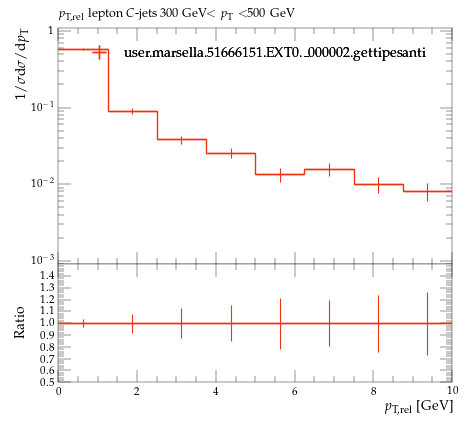

Write Python code to recreate this figure.
#! /usr/bin/env python

# This Python script was auto-generated using YODA v2.0.2.
# Analysis object: /MC_HFDECAYS/avg_C_jet_l_pTrel_300_500
# Timestamp: 24-07-2026 (16:40:05)

import matplotlib as mpl
import matplotlib.pyplot as plt
mpl.use('Agg') # comment out for interactive use
import os
import numpy as np

plotDir = os.path.split(os.path.realpath(__file__))[0]
if 'YODA_USER_PLOT_PATH' in globals():
    plot_outdir = globals()['YODA_USER_PLOT_PATH']
else:
    plot_outdir = plotDir

#plot style
plt.style.use(os.path.join(plotDir, '../default.mplstyle'))
# plot metadata
figW, figH = plt.rcParams['figure.figsize']
ax_xLabel = r'$p_\mathrm{T,rel}$ [GeV]'
ax_yLabel = r'$1/\sigma \mathrm{d}\sigma/\mathrm{d}p_\mathrm{T}$'
ax_title  = r'$p_\mathrm{T,rel}$ lepton $C$-jets 300 GeV$<p_\mathrm{T}<$500 GeV'
ax_xScale = 'linear'
ax_yScale = 'log'
xLims = (0.0, 10.0)
yLims = (0.0009000000000000001, 1.1)

# TeX-friendly labels for the legend
labels = {
    'legend' : ([ r"user.marsella.51666151.EXT0.\_000002.gettipesanti" ], r""),
}

# Adjust canvas width and height
canvasW = 10.0
canvasH = 9.0
figW *= canvasW/10.
figH *= canvasH/9.

# Create figure and axis objects
fig, (ax, ratio0_ax) = plt.subplots(2, 1, sharex=True,
                  figsize=(figW,figH), gridspec_kw={'height_ratios': (6.0, 3.0)})

# Set figure margins
plt.subplots_adjust(
    left   = 1.0 * plt.rcParams['figure.subplot.left'],
    right  = 1.0 * plt.rcParams['figure.subplot.right'],
    top    = 1.0 * plt.rcParams['figure.subplot.top'],
    bottom = 1.0 * plt.rcParams['figure.subplot.bottom'])

ratio0_ax.yaxis.set_major_locator(mpl.ticker.MultipleLocator(0.1))
ratio0_ax.set_ylim(0.5, 1.4999)
ratio0_ax.set_ylabel('Ratio')

# the numerical data is stored in a separate file
dataf = dict()
prefix = os.path.split(__file__)[0]
if prefix:    prefix = prefix + '/'
exec(open(prefix+'avg_C_jet_l_pTrel_300_500__data.py').read(), dataf)


legend_handles = dict() # keep track of handles for the legend

# style options for curves
# starts at zorder>=5 to draw curve on top of legend
styles = {
  'user.marsella.51666151.EXT0._000002.gettipesanti.yoda.gz': {
    'color' : '#EE3311',
    'linestyle' : '-',
    'linewidth' : 1,
    'marker' : 'none',
    'markersize' : 2,
    'capsize' : 0.0,
    'zorder' : 5,
    'histstyle' : 1,
    'drawstyle' : 'steps-pre',
    'xerrorbars' : 1,
    'yerrorbars' : 1,
    'fillcolor' : None,
    'fillopacity' : 1.0,
    'ratio0_linestyle' : '-',
    'ratio0_linewidth' : 1,
    'ratio0_marker' : 'none',
    'ratio0_markersize' : 2,
    'ratio0_capsize' : 0.0,
    'ratio0_zorder' : 5,
    'ratio0_histstyle' : 1,
    'ratio0_drawstyle' : 'steps-pre',
    'ratio0_xerrorbars' : 1,
    'ratio0_yerrorbars' : 1,
  },
}

# curve from input yoda files in main panel
for label, yvals in dataf['yvals'].items():
    if all(np.isnan(v) for v in dataf['yvals'][label]):
        continue
    tmp = None
    if styles[label]['histstyle']: # draw as histogram
        xpos = dataf['xedges'][label] if styles[label]['drawstyle'] else dataf['xpoints'][label]
        ypos = np.insert(yvals, 0, yvals[0]) if styles[label]['drawstyle'] else yvals
        if styles[label]['fillcolor']: # fill area below curve
            ax.fill_between(xpos, ypos, step='pre',
                            color=styles[label]['fillcolor'],
                            alpha=styles[label]['fillopacity'])
        tmp, = ax.plot(xpos, ypos,
                       color=styles[label]['color'],
                       linestyle=styles[label]['linestyle'],
                       linewidth=styles[label]['linewidth'],
                       drawstyle=styles[label]['drawstyle'], solid_joinstyle='miter',
                       zorder=styles[label]['zorder'], label=label)
    tmp = ax.errorbar(dataf['xpoints'][label], yvals,
                      xerr=np.array(dataf['xerrs'][label])*styles[label]['xerrorbars'],
                      yerr=np.array(dataf['yerrs'][label])*styles[label]['yerrorbars'],
                      fmt=styles[label]['marker'], capsize=styles[label]['capsize'],
                      markersize=styles[label]['markersize'],
                      ecolor=styles[label]['color'],
                      color=styles[label]['color'], zorder=styles[label]['zorder'])
    tmp[-1][0].set_linestyle(styles[label]['linestyle'])
    tmp[-1][0].set_linewidth(styles[label]['linewidth'])
    if label in dataf['add_legend_handle']:  legend_handles[label] = tmp
    for varLabel in dataf['variation_yvals'].keys():
        if varLabel.startswith(label):
            tmp, = ax.plot(dataf['xedges'][label], dataf['variation_yvals'][varLabel],
                           color=styles[label]['color'],
                           linestyle=styles[label]['linestyle'],
                           linewidth=styles[label]['linewidth'],
                           drawstyle='steps-pre', solid_joinstyle='miter',
                           zorder=styles[label]['zorder'], alpha=0.5)


# plots on ratio panel
# curve from input yoda files in ratio panel
for label, yvals in dataf['ratio0_yvals'].items():
    if all(np.isnan(v) for v in yvals):
        continue
    if styles[label]['ratio0_histstyle']: # plot as histogram
        xpos = dataf['xedges']['user.marsella.51666151.EXT0._000002.gettipesanti.yoda.gz'] if styles[label]['ratio0_drawstyle'] else dataf['xpoints']['user.marsella.51666151.EXT0._000002.gettipesanti.yoda.gz']
        ypos = np.insert(yvals, 0, yvals[0]) if styles[label]['ratio0_drawstyle'] else yvals
        ratio0_ax.plot(xpos, ypos,
                       color=styles[label]['color'],
                       linewidth=styles[label]['linewidth'],
                       linestyle=styles[label]['ratio0_linestyle'],
                       drawstyle=styles[label]['ratio0_drawstyle'], zorder=styles[label]['zorder'],
                       solid_joinstyle='miter')
    tmp = ratio0_ax.errorbar(dataf['xpoints']['user.marsella.51666151.EXT0._000002.gettipesanti.yoda.gz'], yvals,
                             xerr=np.array(dataf['ref_xerrs'])*styles[label]['ratio0_xerrorbars'],
                             yerr=np.array(dataf['ratio0_yerrs'][label])*styles[label]['ratio0_yerrorbars'],
                             fmt=styles[label]['ratio0_marker'], capsize=styles[label]['ratio0_capsize'],
                             markersize=styles[label]['ratio0_markersize'],
                             ecolor=styles[label]['color'],
                             color=styles[label]['color'])
    tmp[-1][0].set_linestyle(styles[label]['ratio0_linestyle'])
    tmp[-1][0].set_linewidth(styles[label]['ratio0_linewidth'])

    for varlabel in dataf['ratio0_variation_vals'].keys():
        if varlabel.startswith(label):
            ratio0_ax.plot(dataf['xedges']['user.marsella.51666151.EXT0._000002.gettipesanti.yoda.gz'],
                            dataf['ratio0_variation_vals'][varlabel],
                            color=styles[label]['color'],
                            linestyle=styles[label]['linestyle'],
                            linewidth=styles[label]['linewidth'],
                            drawstyle='steps-pre', solid_joinstyle='miter',
                            zorder=1, alpha=0.5)

legend_items = list(legend_handles.values())
ax.add_artist(ax.legend(legend_items,
                        labels['legend'][0],
                        title=labels['legend'][1],
                        alignment='left',
                        loc='upper center',
                        bbox_to_anchor=(0.5, 0.97)))

# set plot metadata as defined above
ratio0_ax.set_xlabel(ax_xLabel)
ratio0_ax.xaxis.set_label_coords(1., -0.15)
ax.set_ylabel(ax_yLabel, ha='right', va='top')
ax.yaxis.set_label_coords(-0.11, 1.0)
ax.set_title(ax_title, loc='left')
ax.set_xscale(ax_xScale)
ax.set_yscale(ax_yScale)
ax.set_xlim(xLims)
ax.set_ylim(yLims)

# tick formatting
plt.rcParams['xtick.top'] = True
plt.rcParams['ytick.right'] = True
ax.yaxis.set_major_locator(mpl.ticker.LogLocator(base=10.0, numticks=np.inf))
ax.yaxis.set_minor_locator(mpl.ticker.LogLocator(
                           base=10.0, subs=np.arange(0.1, 1, 0.1), numticks=np.inf))
fig.align_ylabels((ax, ratio0_ax))
plt.savefig(os.path.join(plot_outdir, 'avg_C_jet_l_pTrel_300_500.pdf'), format='PDF')
plt.savefig(os.path.join(plot_outdir, 'avg_C_jet_l_pTrel_300_500.png'), format='PNG')

plt.close(fig)
